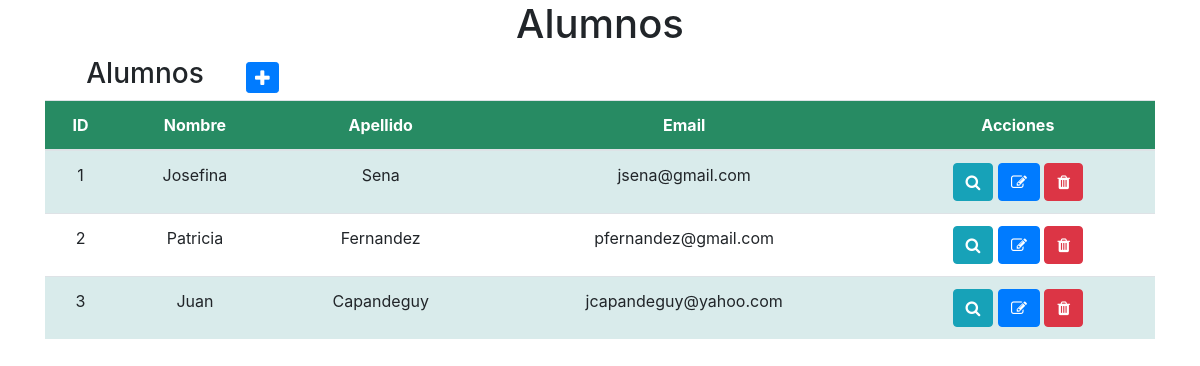
/app/alumnos/ (signed in), run on an earlier commit of the app's database.
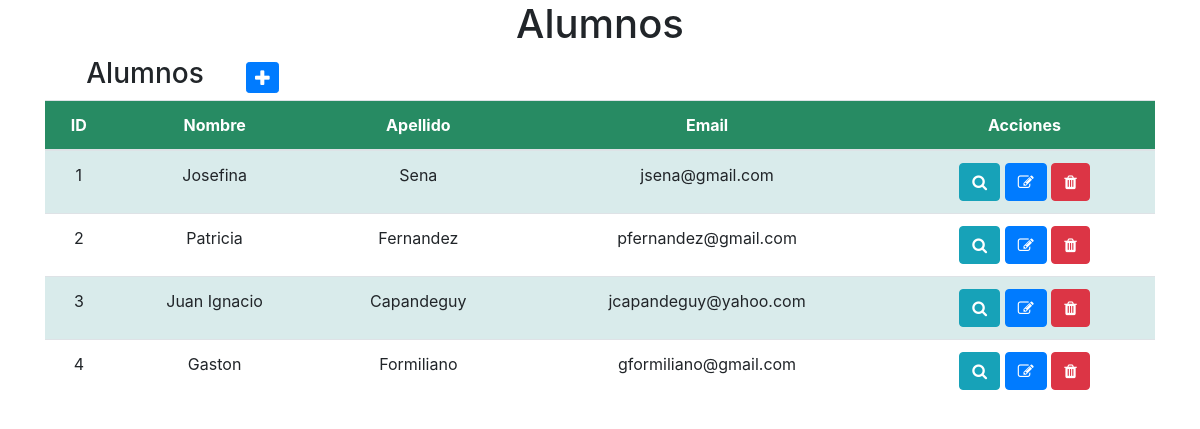
And on a later commit of the database.
### app/models.py (models this page shows, shortened)
class Alumno(models.Model):
    nombre = models.CharField(max_length=50)
    apellido = models.CharField(max_length=50)
    email = models.EmailField()

### app/views.py (the view)
# urls.py: path('alumnos/', AlumnoList.as_view(), name="alumnos"),
class AlumnoList(LoginRequiredMixin, ListView):
    model = Alumno

### app/templates/app/alumno_list.html (shortened to what this page needs)
{% load static %}
<!DOCTYPE html>
<html lang="en">
<head>
  <link rel="stylesheet" href="https://maxcdn.bootstrapcdn.com/bootstrap/4.3.1/css/bootstrap.min.css">
  <link rel="stylesheet" href="https://cdnjs.cloudflare.com/ajax/libs/font-awesome/4.7.0/css/font-awesome.min.css">
</head>
<body>
  <div class="container">
      <h1>Alumnos</h1>
        <table>
            <tr>
                <td width="200"><h3>Alumnos</h3></td>
                <td>
                    <a
                    href="{% url 'create_alumno' %}"
                    class="btn btn-primary btn-sm"
                    ><i class="fa fa-plus fa-lg" title="New Record"> </i>
                    </a>
                </td>
            </tr>
      </table>
      <table class="table table-striped table-hover">
        <thead class="thead-green">
          <tr>
            <th scope="col">ID</th>
            <th scope="col">Nombre</th>
            <th scope="col">Apellido</th>
            <th scope="col">Email</th>
            <th scope="col">Acciones</th>
          </tr>
        </thead>
        <tbody>
            {% for p in alumno_list %}
            <tr>
                <td>{{ p.id }}</td>
                <td>{{ p.nombre }}</td>
                <td>{{ p.apellido }}</td>
                <td>{{ p.email }}</td>
                <td>
                    <a
                      href="{% url 'detail_alumno' p.id %}"
                      class="btn btn-info"
                      style="--bs-btn-padding-y: .25rem; --bs-btn-padding-x: .5rem; --bs-btn-font-size: .75rem;"
                      ><i class="fa fa-search fa-sm" title="View Record"></i>
                    </a>
                    <a
                      href="{% url 'update_alumno' p.id %}"
                      class="btn btn-primary"
                      style="--bs-btn-padding-y: .25rem; --bs-btn-padding-x: .5rem; --bs-btn-font-size: .75rem;"
                      ><i class="fa fa-edit fa-sm" title="Edit Record"></i>
                    </a>
                    <a
                      href="{% url 'delete_alumno' p.id %}"
                      class="btn btn-danger"
                      style="--bs-btn-padding-y: .25rem; --bs-btn-padding-x: .5rem; --bs-btn-font-size: .75rem;"
                      ><i class="fa fa-trash" title="Delete Record"></i>
                    </a>
                  </td>
            </tr>
            {% endfor %}
        </tbody>
      </table>
    </div>
  </body>
</body>
  </html>

What changed in the data, as far as the page shows it:
changed Alumno "Capandeguy": nombre "Juan" → "Juan Ignacio"
added Alumno: id "4", nombre "Gaston", apellido "Formiliano", email "gformiliano@gmail.com"
